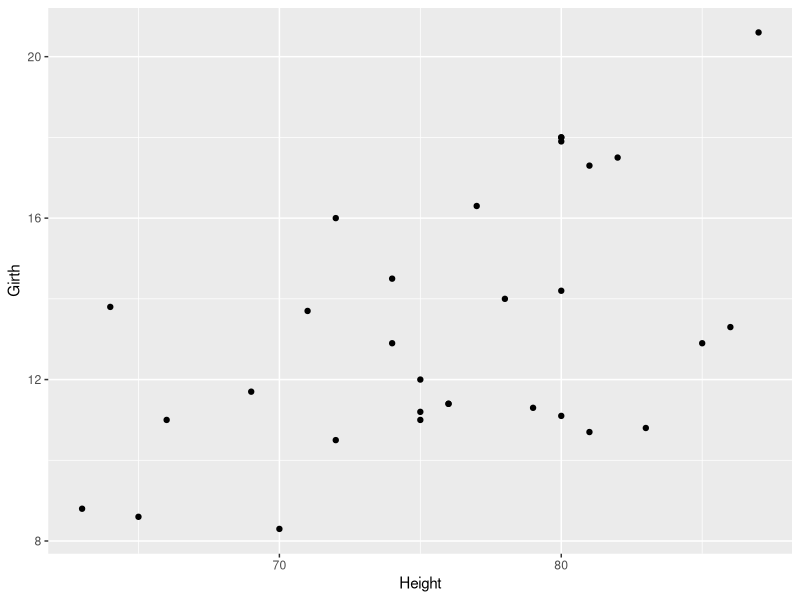
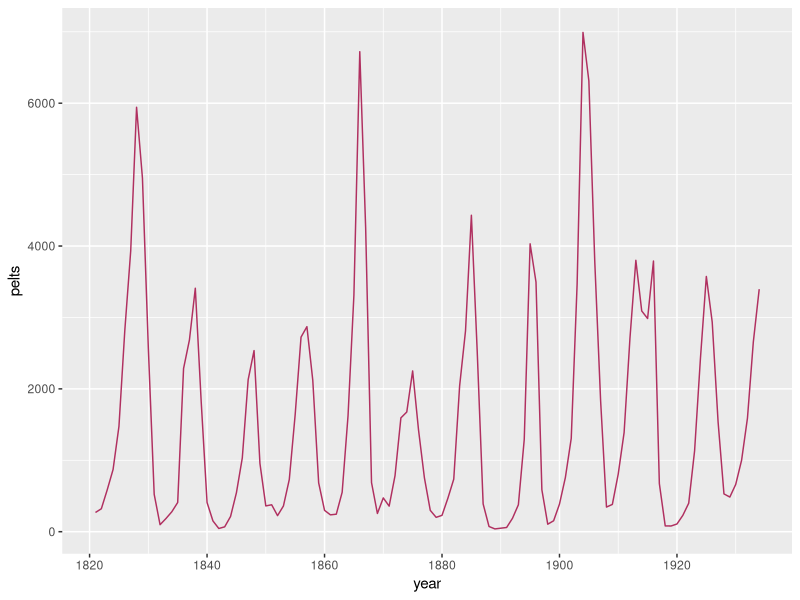
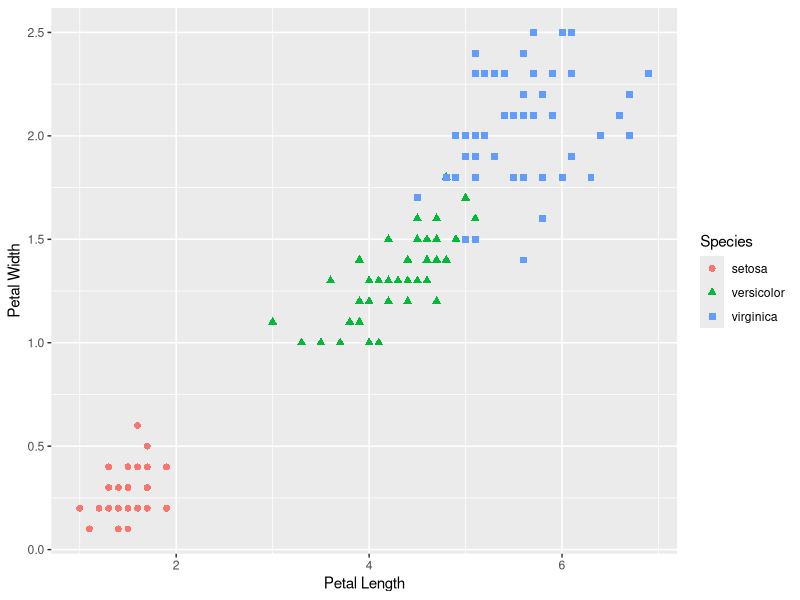
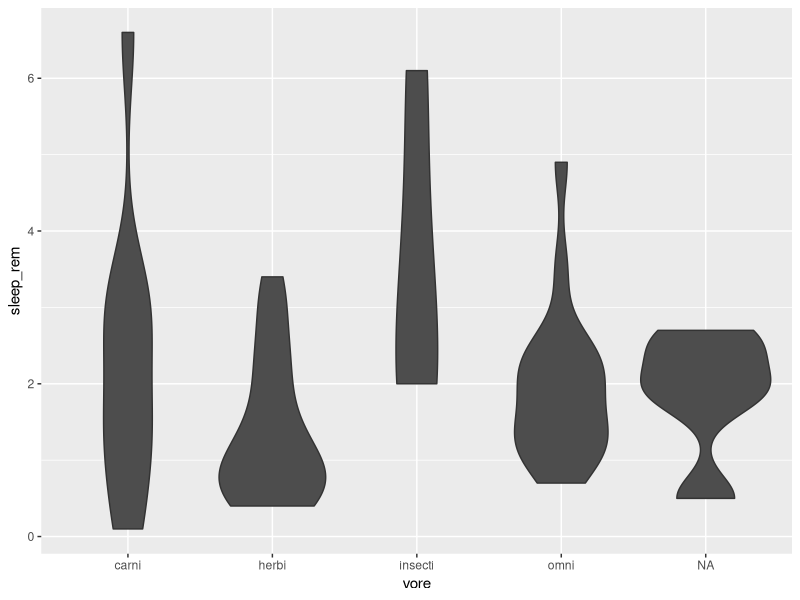
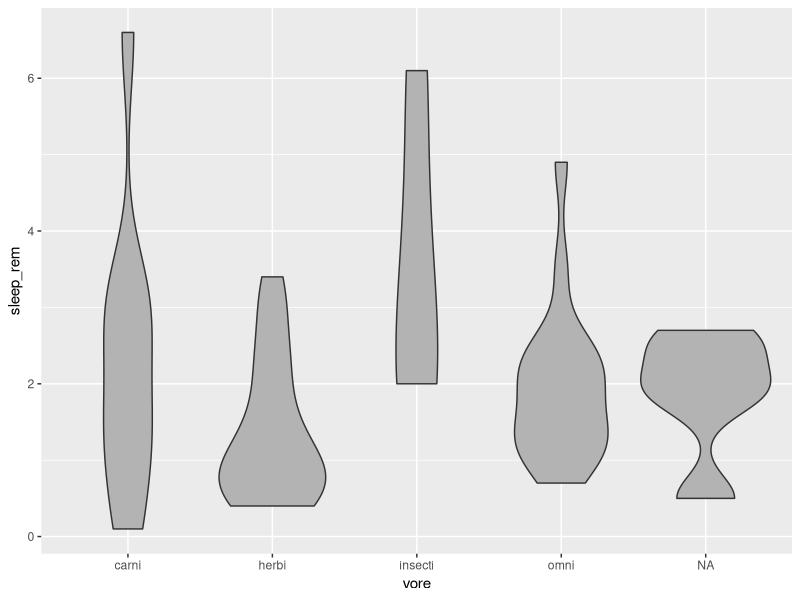
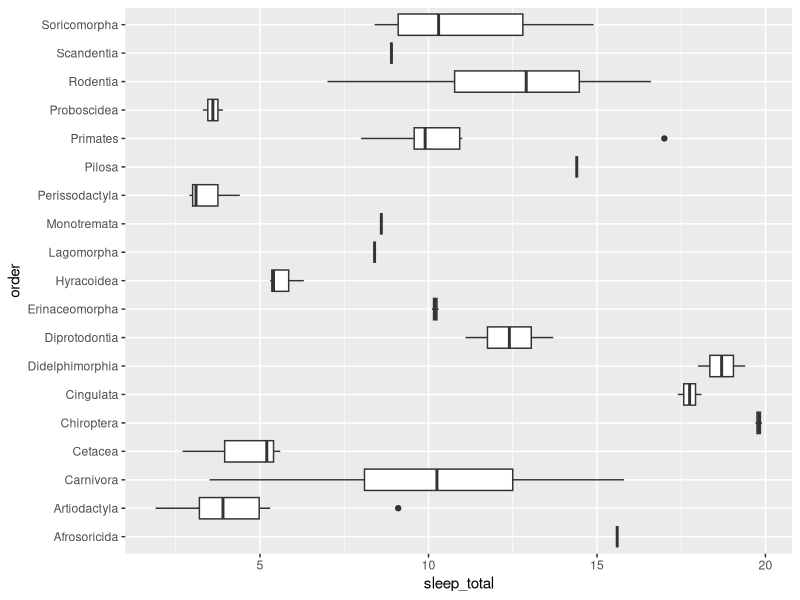
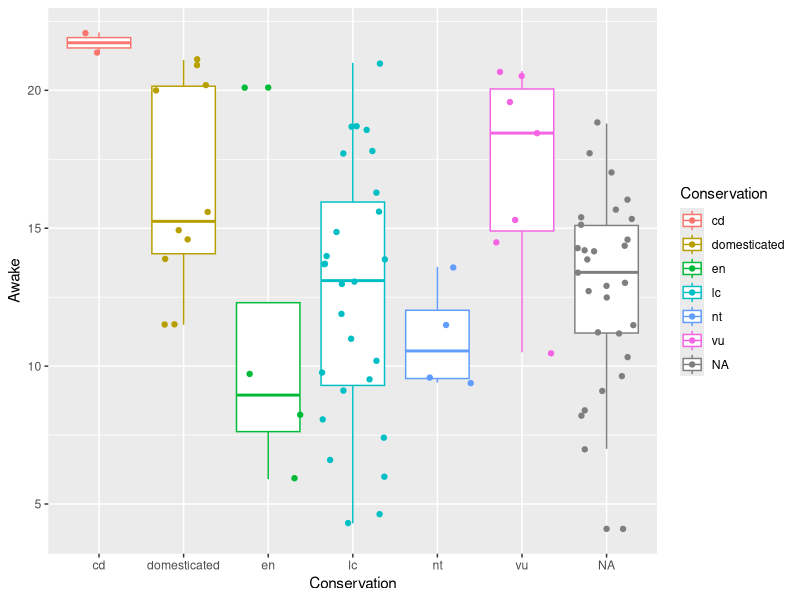

These charts were generated, in order, by the following R code:
## ---- chunk 1
knitr::opts_chunk$set(echo = TRUE)
## ---- chunk 2
library(tidyverse)
## ---- chunk 3
data(trees)
## ---- chunk 4
?trees
## ---- chunk 5
ggplot(data = trees) +
  geom_point(mapping = aes(x = Height, y = Girth))
## ---- chunk 6
data(lynx)
## ---- chunk 7
?lynx
## ---- chunk 8
year <- c(1821:1934)
## ---- chunk 9
class(lynx)
## ---- chunk 10
pelts <- as.vector(lynx)
## ---- chunk 11
lynx_pelts <- data.frame("year" = year, "pelts" = pelts)
## ---- chunk 12
ggplot(data = lynx_pelts) +
  geom_line(mapping = aes(x = year, y = pelts), color = "maroon")
## ---- chunk 13
data(iris)
## ---- chunk 14
?iris
## ---- chunk 15
ggplot(data = iris) +
  geom_point(mapping = aes(x = Petal.Length, y = Petal.Width, color = Species, shape = Species), size = 2) +
  labs(x = "Petal Length", y = "Petal Width")
## ---- chunk 16
data(msleep)
## ---- chunk 17
?msleep
## ---- chunk 18
?geom_violin
## ---- chunk 19
ggplot(data = msleep) +
  geom_violin(mapping = aes(x = vore, y = sleep_rem), fill = "gray30")
## ---- chunk 20
ggplot(data = msleep) +
  geom_violin(mapping = aes(x = vore, y = sleep_rem), fill = "gray70")
## ---- chunk 21
ggplot(data = msleep) +
  geom_boxplot(mapping = aes(x = order, y = sleep_total)) +
  coord_flip()
## ---- chunk 22
ggplot(data = msleep, mapping = aes(x = conservation, y = awake, color = conservation)) +
  geom_boxplot() +
  geom_point(position = "jitter") +
  labs(x = "Conservation", y = "Awake", color = "Conservation")
